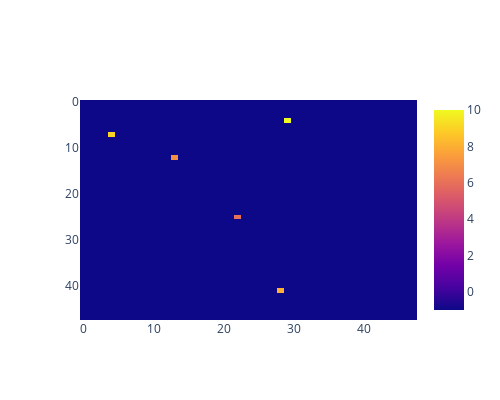

Notebook cell for this chart:
### Code cell
util.show_map_array(paths.friendly_heavy[1])

### Figure 1 — Plotly figure (JSON) as saved in the notebook; plotly's stock layout.template omitted (floating-point values rounded to 4 significant figures; data arrays with more than 128 entries replaced by an {"elided": "..."} marker saying what was removed)
{"data": [{"type": "heatmap", "z": {"elided": "48x48 int values"}}], "layout": {"height": 400, "width": 500, "xaxis": {"autorange": true, "range": [-0.5, 47.5]}, "yaxis": {"autorange": true, "range": [47.5, -0.5]}}}
